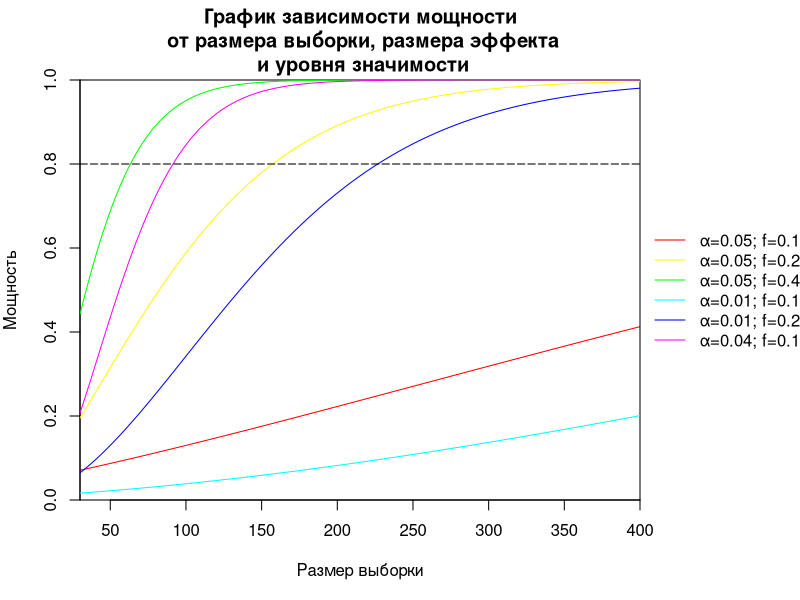

The R script that drew this image:
library("pwr")
size <- seq(30, 400, 1)
f <- c(0.1, 0.25, 0.4) # размеры эффекта для ANOVA
sig <- c(0.05, 0.01) # уровни значимости
groups <- 3

# Функция вычисляет мощность для заданного объёма выборки
# n - общий объём выборки
power.test.anova <- sample.size.anova <- function(groups, n, f, sig = 0.05) {
  fit <- pwr.anova.test(k = groups, n = size/groups, f = f, sig.level = sig, power = NULL)
  power <- fit$power
}

# Расчёт мощности для всех f и sig и внесение значений в столбцы матрицы tab
tab <- NULL
for (i in sig) {
  for (j in f) {
    b <- power.test.anova(f = j, sig = i, groups = groups, n = size)
    tab <- cbind(tab, b)
    rm(b)
  }
}

colnames(tab) <- rep(f,2)
rownames(tab) <- size
colors <- rainbow(length(f)*length(sig))

par(mar=c(5, 4, 4, 2) + 0.1, xpd = FALSE)
par(mar=c(5, 4, 4, 8))
#par(xpd=NA,oma=c(0,0,0,0))
#par(mar=c(5, 4, 4, 8))

matplot(size, tab, type = "l", lty = 1, col = colors, xlab = "Размер выборки", ylab = "Мощность", xlim = range(size), ylim = c(0, 1),  xaxs = "i", yaxs = "i")

abline(h = 0.8, lty = "longdash", xpd = FALSE)
title(main = "График зависимости мощности\n от размера выборки, размера эффекта\n и уровня значимости")

legend(par()$usr[2], mean(par()$usr[3:4]), inset = c(-0.8, 0), legend = c("α=0.05; f=0.1", "α=0.05; f=0.25", "α=0.05; f=0.4", "α=0.01; f=0.1", "α=0.01; f=0.25", "α=0.04; f=0.1"), col = colors, lwd = 1, lty = 1, bty = "n", xpd = TRUE, xjust=0, yjust=0.5)
par(mar=c(5, 4, 4, 2) + 0.1, xpd=FALSE)
